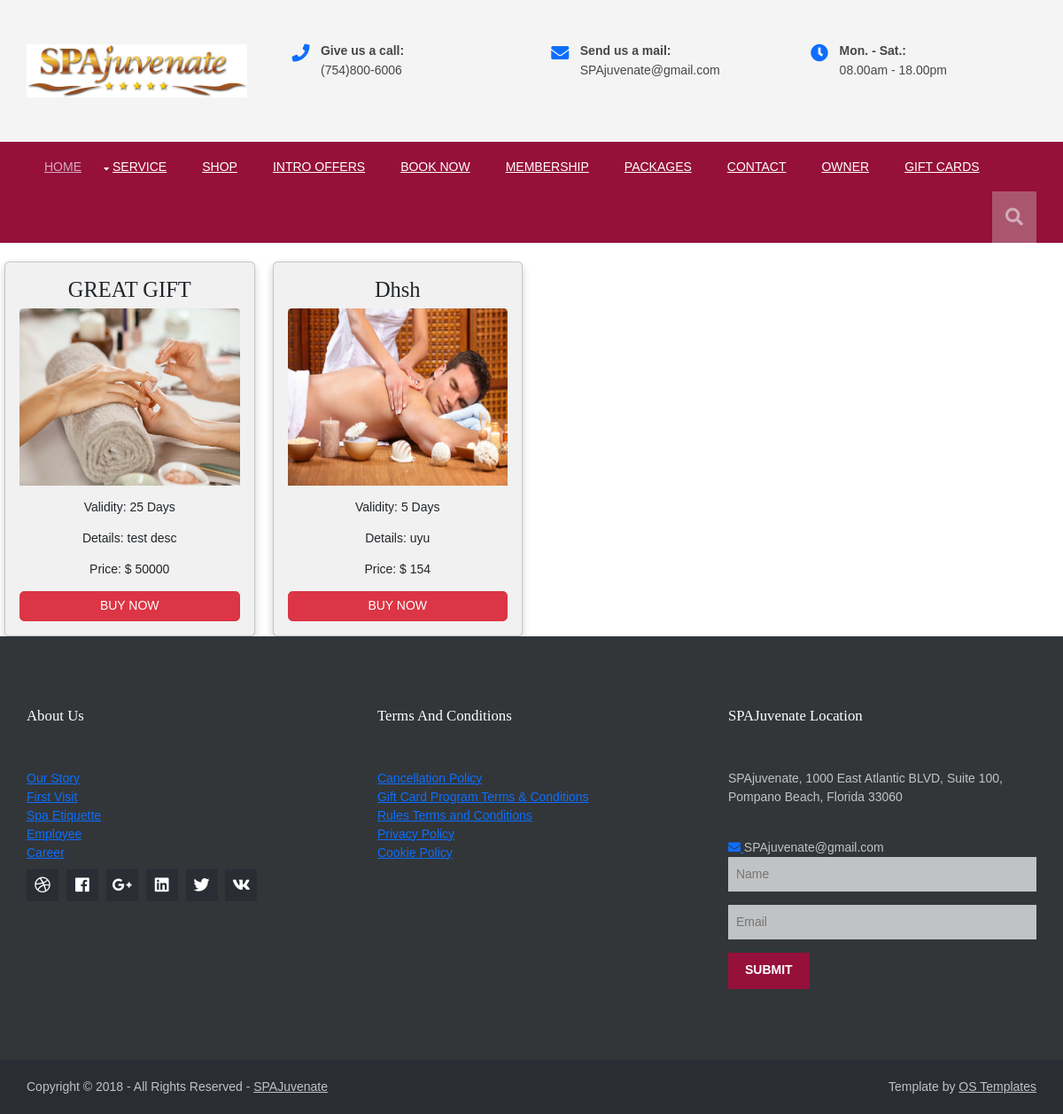
Page /giftcards on the earlier database version.
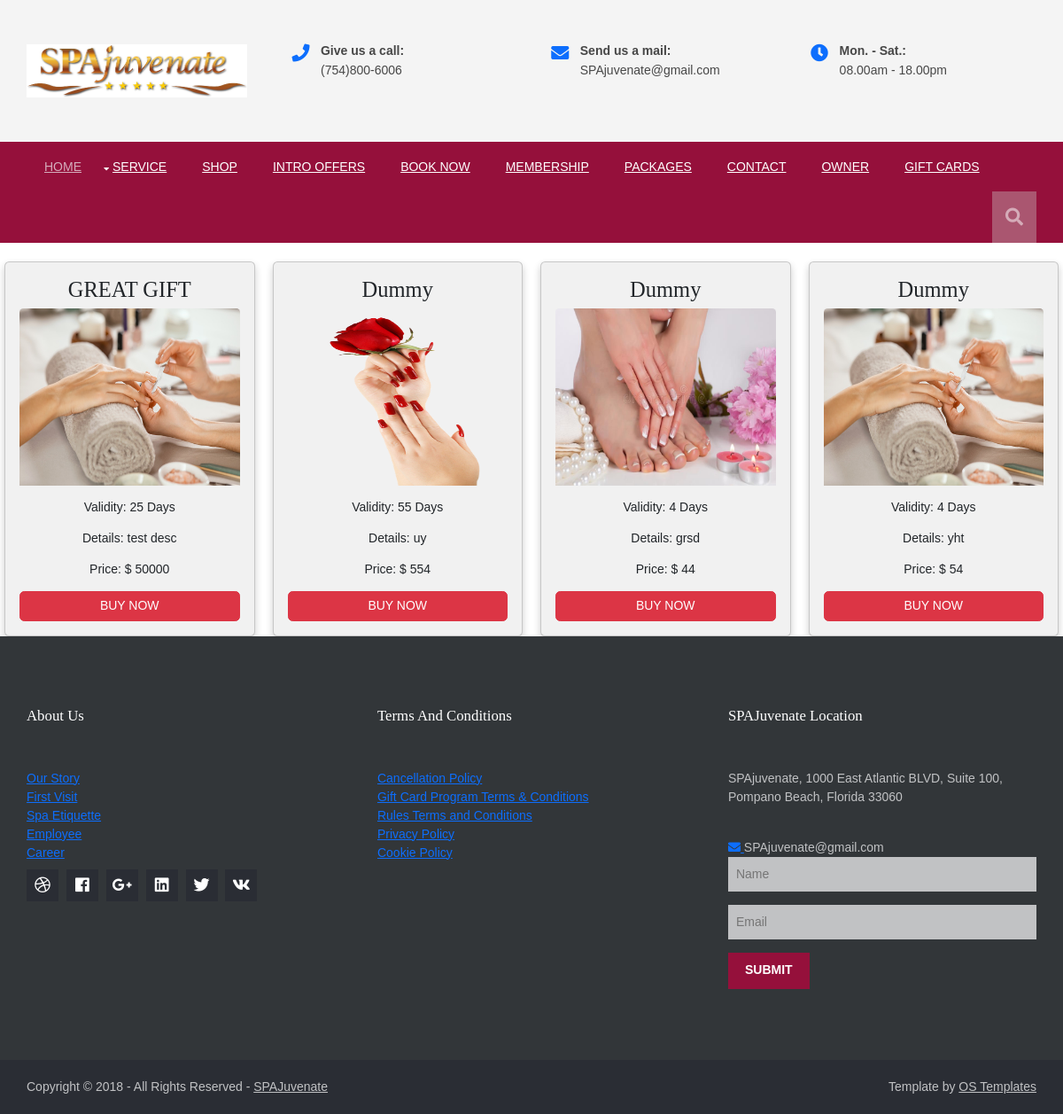
Same page on the later database version.
### customer/models.py (models this page shows)
class GiftCards(models.Model):
    name = models.CharField(max_length=300)
    validity = models.PositiveIntegerField()
    desc = models.CharField(max_length=300)
    quantity = models.PositiveIntegerField()
    price = models.PositiveIntegerField()
    img = models.ImageField(upload_to="images/",null=True)
    options = (
        ("available", "available"),
        ("booked", "booked"),
        ("not available", "not available")
    )
    status = models.CharField(max_length=200, choices=options, default="available")

### customer/views.py (the view)
# urls.py: path("giftcards", views.GiftCardView.as_view(), name="giftcards"),
class GiftCardView(ListView):
    model = GiftCards
    template_name = "giftcard.html"
    context_object_name = "giftcards"

### customer/templates/giftcard.html (shortened to what this page needs)
{%extends 'base.html'%}
{%block body%}
<!DOCTYPE html>
<html>
<head>
</head>
<body>
    <br>
{%if giftcards%}
<div class="row">
{%for giftcard in giftcards%}
  <div class="column">
    <div class="card">
      <h3>{{giftcard.name}}</h3>
      <p><img class="card-img-top" src="{{giftcard.img.url}}" style="width:100%;height:200px;" alt="Card image cap" /></p>
      <p>Validity: {{giftcard.validity}} Days</p>
      <p>Details: {{giftcard.desc}}</p>
      <p>Price: $ {{giftcard.price}}</p>
      <button type="button" class="btn btn-danger">Buy Now</button>
    </div>
  </div>
{%endfor%}
</div>
</body>
</html>
{%else%}
<div class="py-5">
    <div class="row justify-content-center mb-3">
      <center><strong>Sorry! No Gift Cards found at the moment</strong></center>
    </div>
</div>
{%endif%}
{%endblock%}

Differences in the rows shown:
removed GiftCards: name "Dhsh", img (picture), validity "5", desc "uyu", price "154"
added GiftCards: name "Dummy", img (picture), validity "55", desc "uy", price "554"
added GiftCards: name "Dummy", img (picture), validity "4", desc "grsd", price "44"
added GiftCards: name "Dummy", img (picture), validity "4", desc "yht", price "54"
